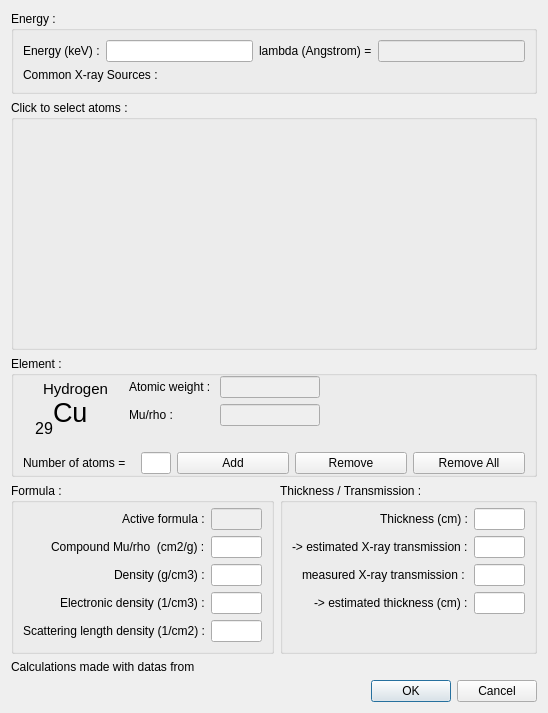
<?xml version="1.0" encoding="UTF-8"?>
<ui version="4.0">
 <class>absorption</class>
 <widget class="QDialog" name="absorption">
  <property name="geometry">
   <rect>
    <x>0</x>
    <y>0</y>
    <width>548</width>
    <height>663</height>
   </rect>
  </property>
  <property name="maximumSize">
   <size>
    <width>16777215</width>
    <height>663</height>
   </size>
  </property>
  <property name="windowTitle">
   <string>X-Rays absorption tool</string>
  </property>
  <layout class="QVBoxLayout" name="verticalLayout">
   <item>
    <widget class="QGroupBox" name="groupBoxEnergy">
     <property name="maximumSize">
      <size>
       <width>16777215</width>
       <height>150</height>
      </size>
     </property>
     <property name="title">
      <string>Energy :</string>
     </property>
     <property name="flat">
      <bool>true</bool>
     </property>
     <layout class="QVBoxLayout" name="verticalLayout_2">
      <item>
       <layout class="QGridLayout" name="gridLayout">
        <item row="0" column="1">
         <widget class="QLineEdit" name="lineEnergy"/>
        </item>
        <item row="0" column="2">
         <widget class="QLabel" name="label_2">
          <property name="text">
           <string>lambda (Angstrom) =</string>
          </property>
         </widget>
        </item>
        <item row="0" column="0">
         <widget class="QLabel" name="label">
          <property name="text">
           <string>Energy (keV) :</string>
          </property>
         </widget>
        </item>
        <item row="0" column="3">
         <widget class="QLineEdit" name="lineLambda">
          <property name="enabled">
           <bool>false</bool>
          </property>
         </widget>
        </item>
       </layout>
      </item>
      <item>
       <layout class="QGridLayout" name="gridXraySources">
        <item row="0" column="0">
         <widget class="QLabel" name="label_3">
          <property name="text">
           <string>Common X-ray Sources :</string>
          </property>
         </widget>
        </item>
       </layout>
      </item>
     </layout>
    </widget>
   </item>
   <item>
    <widget class="QGroupBox" name="groupBoxTable">
     <property name="minimumSize">
      <size>
       <width>0</width>
       <height>250</height>
      </size>
     </property>
     <property name="maximumSize">
      <size>
       <width>600</width>
       <height>16777215</height>
      </size>
     </property>
     <property name="autoFillBackground">
      <bool>true</bool>
     </property>
     <property name="title">
      <string>Click to select atoms :</string>
     </property>
     <property name="flat">
      <bool>true</bool>
     </property>
     <layout class="QGridLayout" name="gridLayout_4">
      <property name="leftMargin">
       <number>0</number>
      </property>
      <property name="topMargin">
       <number>0</number>
      </property>
      <property name="rightMargin">
       <number>0</number>
      </property>
      <property name="bottomMargin">
       <number>0</number>
      </property>
      <property name="spacing">
       <number>0</number>
      </property>
      <item row="0" column="0">
       <layout class="QGridLayout" name="gridMendeleiev">
        <property name="spacing">
         <number>1</number>
        </property>
       </layout>
      </item>
     </layout>
    </widget>
   </item>
   <item>
    <widget class="QGroupBox" name="groupBox_3">
     <property name="title">
      <string>Element :</string>
     </property>
     <property name="flat">
      <bool>true</bool>
     </property>
     <layout class="QGridLayout" name="gridLayout_3">
      <property name="topMargin">
       <number>0</number>
      </property>
      <property name="bottomMargin">
       <number>0</number>
      </property>
      <item row="2" column="0" colspan="2">
       <layout class="QGridLayout" name="gridLayout_2">
        <item row="0" column="1">
         <widget class="QLineEdit" name="lineNumberOfAtoms">
          <property name="maximumSize">
           <size>
            <width>30</width>
            <height>16777215</height>
           </size>
          </property>
         </widget>
        </item>
        <item row="0" column="2">
         <widget class="QPushButton" name="btnAdd">
          <property name="text">
           <string>Add</string>
          </property>
         </widget>
        </item>
        <item row="0" column="0">
         <widget class="QLabel" name="label_9">
          <property name="text">
           <string>Number of atoms =</string>
          </property>
         </widget>
        </item>
        <item row="0" column="3">
         <widget class="QPushButton" name="btnRemove">
          <property name="text">
           <string>Remove</string>
          </property>
         </widget>
        </item>
        <item row="0" column="4">
         <widget class="QPushButton" name="btnRemoveAll">
          <property name="text">
           <string>Remove All</string>
          </property>
         </widget>
        </item>
       </layout>
      </item>
      <item row="1" column="0">
       <widget class="QWidget" name="widget" native="true">
        <property name="minimumSize">
         <size>
          <width>100</width>
          <height>70</height>
         </size>
        </property>
        <widget class="QLabel" name="ElementSymbol">
         <property name="geometry">
          <rect>
           <x>30</x>
           <y>20</y>
           <width>47</width>
           <height>33</height>
          </rect>
         </property>
         <property name="font">
          <font>
           <pointsize>20</pointsize>
          </font>
         </property>
         <property name="text">
          <string>Cu</string>
         </property>
         <property name="alignment">
          <set>Qt::AlignLeading|Qt::AlignLeft|Qt::AlignVCenter</set>
         </property>
        </widget>
        <widget class="QLabel" name="ElementAtomicNumber">
         <property name="geometry">
          <rect>
           <x>10</x>
           <y>40</y>
           <width>20</width>
           <height>24</height>
          </rect>
         </property>
         <property name="font">
          <font>
           <pointsize>12</pointsize>
          </font>
         </property>
         <property name="text">
          <string>29</string>
         </property>
         <property name="alignment">
          <set>Qt::AlignRight|Qt::AlignTrailing|Qt::AlignVCenter</set>
         </property>
        </widget>
        <widget class="QLabel" name="ElementName">
         <property name="geometry">
          <rect>
           <x>20</x>
           <y>0</y>
           <width>71</width>
           <height>25</height>
          </rect>
         </property>
         <property name="font">
          <font>
           <pointsize>11</pointsize>
          </font>
         </property>
         <property name="text">
          <string>Hydrogen</string>
         </property>
         <property name="alignment">
          <set>Qt::AlignLeading|Qt::AlignLeft|Qt::AlignVCenter</set>
         </property>
        </widget>
       </widget>
      </item>
      <item row="1" column="1">
       <layout class="QFormLayout" name="formLayout_2">
        <property name="fieldGrowthPolicy">
         <enum>QFormLayout::AllNonFixedFieldsGrow</enum>
        </property>
        <item row="0" column="0">
         <widget class="QLabel" name="label_7">
          <property name="text">
           <string>Atomic weight : </string>
          </property>
         </widget>
        </item>
        <item row="0" column="1">
         <widget class="QLineEdit" name="lineElementAtomicWeight">
          <property name="enabled">
           <bool>false</bool>
          </property>
          <property name="maximumSize">
           <size>
            <width>100</width>
            <height>16777215</height>
           </size>
          </property>
         </widget>
        </item>
        <item row="1" column="0">
         <widget class="QLabel" name="label_8">
          <property name="text">
           <string>Mu/rho :</string>
          </property>
         </widget>
        </item>
        <item row="1" column="1">
         <widget class="QLineEdit" name="lineElementMuRho">
          <property name="enabled">
           <bool>false</bool>
          </property>
          <property name="minimumSize">
           <size>
            <width>0</width>
            <height>15</height>
           </size>
          </property>
          <property name="maximumSize">
           <size>
            <width>100</width>
            <height>16777215</height>
           </size>
          </property>
         </widget>
        </item>
       </layout>
      </item>
     </layout>
    </widget>
   </item>
   <item>
    <layout class="QHBoxLayout" name="horizontalLayout">
     <property name="topMargin">
      <number>0</number>
     </property>
     <item>
      <widget class="QGroupBox" name="groupBox_2">
       <property name="title">
        <string>Formula :</string>
       </property>
       <layout class="QHBoxLayout" name="horizontalLayout_3">
        <property name="topMargin">
         <number>5</number>
        </property>
        <item>
         <layout class="QFormLayout" name="formLayout_3">
          <property name="labelAlignment">
           <set>Qt::AlignRight|Qt::AlignTrailing|Qt::AlignVCenter</set>
          </property>
          <item row="0" column="0">
           <widget class="QLabel" name="label_10">
            <property name="text">
             <string>Active formula :</string>
            </property>
           </widget>
          </item>
          <item row="1" column="0">
           <widget class="QLabel" name="label_11">
            <property name="text">
             <string>Compound Mu/rho  (cm2/g) :</string>
            </property>
           </widget>
          </item>
          <item row="2" column="0">
           <widget class="QLabel" name="label_12">
            <property name="text">
             <string>Density (g/cm3) :</string>
            </property>
           </widget>
          </item>
          <item row="3" column="0">
           <widget class="QLabel" name="label_13">
            <property name="text">
             <string>Electronic density (1/cm3) :</string>
            </property>
           </widget>
          </item>
          <item row="0" column="1">
           <widget class="QLineEdit" name="lineActiveFormula">
            <property name="enabled">
             <bool>false</bool>
            </property>
           </widget>
          </item>
          <item row="1" column="1">
           <widget class="QLineEdit" name="lineCompoundMuRho">
            <property name="enabled">
             <bool>true</bool>
            </property>
           </widget>
          </item>
          <item row="2" column="1">
           <widget class="QLineEdit" name="lineDensity"/>
          </item>
          <item row="3" column="1">
           <widget class="QLineEdit" name="lineElectronicDensity">
            <property name="enabled">
             <bool>true</bool>
            </property>
           </widget>
          </item>
          <item row="4" column="1">
           <widget class="QLineEdit" name="lineScatteringLengthDensity">
            <property name="enabled">
             <bool>true</bool>
            </property>
           </widget>
          </item>
          <item row="4" column="0">
           <widget class="QLabel" name="label_14">
            <property name="text">
             <string>Scattering length density (1/cm2) :</string>
            </property>
           </widget>
          </item>
         </layout>
        </item>
       </layout>
      </widget>
     </item>
     <item>
      <widget class="QGroupBox" name="groupBox">
       <property name="title">
        <string>Thickness / Transmission :</string>
       </property>
       <layout class="QHBoxLayout" name="horizontalLayout_2">
        <property name="topMargin">
         <number>5</number>
        </property>
        <item>
         <layout class="QFormLayout" name="formLayout_4">
          <property name="fieldGrowthPolicy">
           <enum>QFormLayout::AllNonFixedFieldsGrow</enum>
          </property>
          <property name="labelAlignment">
           <set>Qt::AlignRight|Qt::AlignTrailing|Qt::AlignVCenter</set>
          </property>
          <item row="1" column="0">
           <widget class="QLabel" name="label_15">
            <property name="text">
             <string>Thickness (cm) :</string>
            </property>
           </widget>
          </item>
          <item row="1" column="1">
           <widget class="QLineEdit" name="lineThickness"/>
          </item>
          <item row="2" column="0">
           <widget class="QLabel" name="label_16">
            <property name="text">
             <string>-&gt; estimated X-ray transmission :</string>
            </property>
           </widget>
          </item>
          <item row="2" column="1">
           <widget class="QLineEdit" name="lineXRayTransmission">
            <property name="enabled">
             <bool>true</bool>
            </property>
           </widget>
          </item>
          <item row="3" column="0">
           <widget class="QLabel" name="label_4">
            <property name="text">
             <string>measured X-ray transmission : </string>
            </property>
           </widget>
          </item>
          <item row="3" column="1">
           <widget class="QLineEdit" name="lineXRayMeasuredTransmission"/>
          </item>
          <item row="4" column="0">
           <widget class="QLabel" name="label_5">
            <property name="text">
             <string>-&gt; estimated thickness (cm) :</string>
            </property>
           </widget>
          </item>
          <item row="4" column="1">
           <widget class="QLineEdit" name="lineEstimatedThickness"/>
          </item>
         </layout>
        </item>
       </layout>
      </widget>
     </item>
    </layout>
   </item>
   <item>
    <widget class="QLabel" name="labelLib">
     <property name="text">
      <string>Calculations made with datas from </string>
     </property>
     <property name="textFormat">
      <enum>Qt::AutoText</enum>
     </property>
    </widget>
   </item>
   <item>
    <widget class="QDialogButtonBox" name="buttonBox">
     <property name="orientation">
      <enum>Qt::Horizontal</enum>
     </property>
     <property name="standardButtons">
      <set>QDialogButtonBox::Cancel|QDialogButtonBox::Ok</set>
     </property>
    </widget>
   </item>
  </layout>
 </widget>
 <resources/>
 <connections>
  <connection>
   <sender>buttonBox</sender>
   <signal>accepted()</signal>
   <receiver>absorption</receiver>
   <slot>accept()</slot>
   <hints>
    <hint type="sourcelabel">
     <x>248</x>
     <y>254</y>
    </hint>
    <hint type="destinationlabel">
     <x>157</x>
     <y>274</y>
    </hint>
   </hints>
  </connection>
  <connection>
   <sender>buttonBox</sender>
   <signal>rejected()</signal>
   <receiver>absorption</receiver>
   <slot>reject()</slot>
   <hints>
    <hint type="sourcelabel">
     <x>316</x>
     <y>260</y>
    </hint>
    <hint type="destinationlabel">
     <x>286</x>
     <y>274</y>
    </hint>
   </hints>
  </connection>
 </connections>
</ui>
